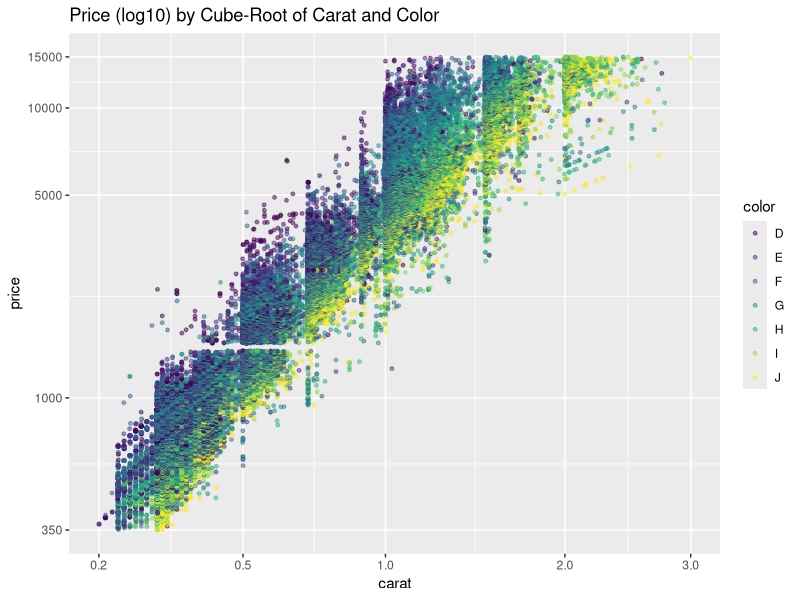

The R script that drew this image:
# Finally, let's use diamond color to color our plot.

# Adjust the code below to color the points by diamond colors
# and change the titles.

# ALTER THE CODE BELOW THIS LINE
# ===========================================================================================

library("scales")
library("ggplot2")

data(diamonds)

cuberoot_trans = function() trans_new('cuberoot', 
  transform = function(x) x^(1/3),
  inverse = function(x) x^3)

plot <- ggplot(data = diamonds, aes(y = price, x = carat, color = color)) + 
  geom_point(alpha = 0.5, size = 1, position = 'jitter') +
  scale_x_continuous(trans = cuberoot_trans(), limits = c(0.2, 3),
    breaks = c(0.2, 0.5, 1, 2, 3)) + 
  scale_y_continuous(trans = log10_trans(), limits = c(350, 15000),
    breaks = c(350, 1000, 5000, 10000, 15000)) +
  ggtitle('Price (log10) by Cube-Root of Carat and Color')

print(plot)